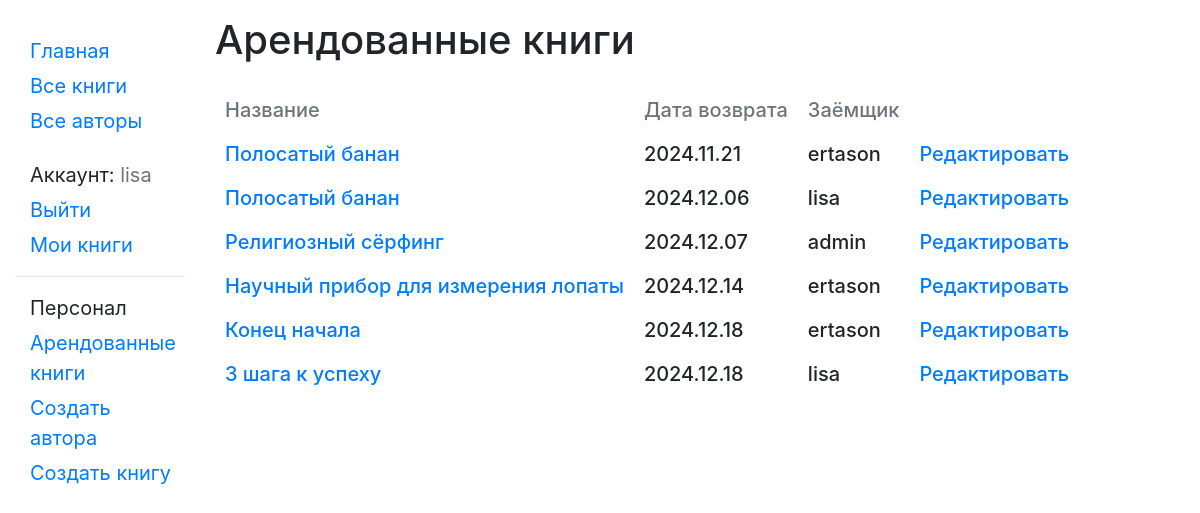
Page /catalog/borrowed/ (signed in) on the committed database.
### catalog/models.py (models this page shows, shortened)
class BookInstance(models.Model):
    id = models.UUIDField(primary_key=True, default=uuid.uuid4, help_text="Unique ID for this particular book across whole library")
    book = models.ForeignKey('Book', on_delete=models.SET_NULL, null=True)
    imprint = models.CharField(max_length=200)
    due_back = models.DateField(null=True, blank=True)
    borrower = models.ForeignKey(User, on_delete=models.SET_NULL, null=True, blank=True)
    LOAN_STATUS = (
        ('m', 'Обслуживание'),
        ('o', 'Арендован'),
        ('a', 'Доступен'),
        ('r', 'Забронирован'),
    )
    status = models.CharField(max_length=1, choices=LOAN_STATUS, blank=True, default='m', help_text='Book availability')
    class Meta:
        ordering = ["due_back"]
        permissions = (("can_mark_returned", "Set book as returned"),)
    def due_back_format(self):
        return '.'.join((str(self.due_back)).split('-'))
    @property
    def is_overdue(self):
        if self.due_back and date.today() > self.due_back:
            return True
        return False

class Book(models.Model):
    title = models.CharField(max_length=200)
    author = models.ForeignKey('Author', on_delete=models.SET_NULL, null=True)
    summary = models.TextField(max_length=1000, help_text="Enter a brief description of the book")
    isbn = models.CharField('ISBN',max_length=13, help_text='13 Character <a href="https://www.isbn-international.org/content/what-isbn">ISBN number</a>')
    genre = models.ManyToManyField(Genre, help_text="Select a genre for this book")
    def display_genre(self):
        """
        Creates a string for the Genre. This is required to display genre in Admin.
        """
        return ', '.join([genre.name for genre in self.genre.all()[:3]])
    display_genre.short_description = 'Genre'

### catalog/views.py (the view)
class AllLoanedBooksListView(PermissionRequiredMixin, generic.ListView):
    permission_required = 'catalog.can_mark_returned'
    model = BookInstance
    template_name = 'catalog/all_borrowed.html'
    paginate_by = 10
    def get_queryset(self):
        return BookInstance.objects.filter(status__exact='o').order_by('due_back')

### catalog/templates/catalog/all_borrowed.html
{% extends "base_generic.html" %}
{% block content %}
    <h1>Арендованные книги</h1>
    {% if bookinstance_list %}
    <table class="mt-4 h5 display-table">
        <tr class="text-secondary">
            <td>Название</td>
            <td>Дата возврата</td>
            <td>Заёмщик</td>
        </tr>
      {% for bookinst in bookinstance_list %}
        <tr>
            <td><a href="{% url 'book-detail' bookinst.book.pk %}">{{bookinst.book.title}}</a></td>
            <td><span class="{% if bookinst.is_overdue %}text-danger{% endif %}"> {{ bookinst.due_back_format }}</span></td>
            <td>{{bookinst.borrower}}</td>
            {% if perms.catalog.can_mark_returned %}
                <td><a href="{% url 'renew-book-librarian' bookinst.id %}">Редактировать</a></td>
            {% endif %}
        </tr>
      {% endfor %}
    </table>
    {% else %}
      <p class="h5">Нет арендованных книг.</p>
    {% endif %}
{% endblock %}

### catalog/templates/base_generic.html (shortened to what this page needs)
<!doctype html>
<html lang="en">
  <head>
      {% load bootstrap4 %}
      {% bootstrap_css %}
      {% load static %}
      <link rel="stylesheet" href="{% static 'css/styles.css' %}"/>
  </head>
  <body>
  <div class="container-fluid mt-3">
      <div class="row">
          <div class="col-sm-2">
              {% block sidebar %}
              <ul class="sidebar-nav">
                  <li><a href="{% url 'index' %}">Главная</a></li>
                  <li><a href="{% url 'books' %}">Все книги</a></li>
                  <li><a href="{% url 'authors' %}">Все авторы</a></li>
                  {% if user.is_authenticated %}
                    <li class="mt-4">Аккаунт: <span class="text-secondary">{{ user.get_username }}</span></li>
                    <li><a href="{% url 'logout'%}?next={{request.path}}">Выйти</a></li>
                    <li><a href="{% url 'my-borrowed' %}">Мои книги</a></li>
                  {% else %}
                    <li class="mt-4"><a href="{% url 'login'%}?next={{request.path}}">Войти</a></li>
                  {% endif %}
                  {% if perms.catalog.can_mark_returned %}
                    <hr>
                    <li>Персонал</li>
                    <li><a href="{% url 'all-borrowed' %}">Арендованные книги</a></li>
                    <li><a href="{% url 'author_create' %}">Создать автора</a></li>
                    <li><a href="{% url 'book_create' %}">Создать книгу</a></li>
                  {% endif %}
              </ul>
              {% endblock %}
          </div>
          <div class="col-sm-10">{% block content %}{% endblock %}
          </div>
      </div>
  </div>
  </body>
</html>

### catalog/static/css/styles.css (style rules this page uses)
.sidebar-nav { margin-top: 20px; padding: 0; list-style: none; }
.sidebar-nav > li { font-size: 20px; margin: 5px; margin-left: 15px; }
.display-table td { padding: 10px; }

### rows in the picture
BookInstance: book "Полосатый банан", due_back_format "2024.11.21", borrower "ertason"
BookInstance: book "Полосатый банан", due_back_format "2024.12.06", borrower "lisa"
BookInstance: book "Религиозный сёрфинг", due_back_format "2024.12.07", borrower "admin"
BookInstance: book "Научный прибор для измерения лопаты", due_back_format "2024.12.14", borrower "ertason"
BookInstance: book "Конец начала", due_back_format "2024.12.18", borrower "ertason"
BookInstance: book "3 шага к успеху", due_back_format "2024.12.18", borrower "lisa"

### other values in the picture
{{ user.get_username }} "lisa"
